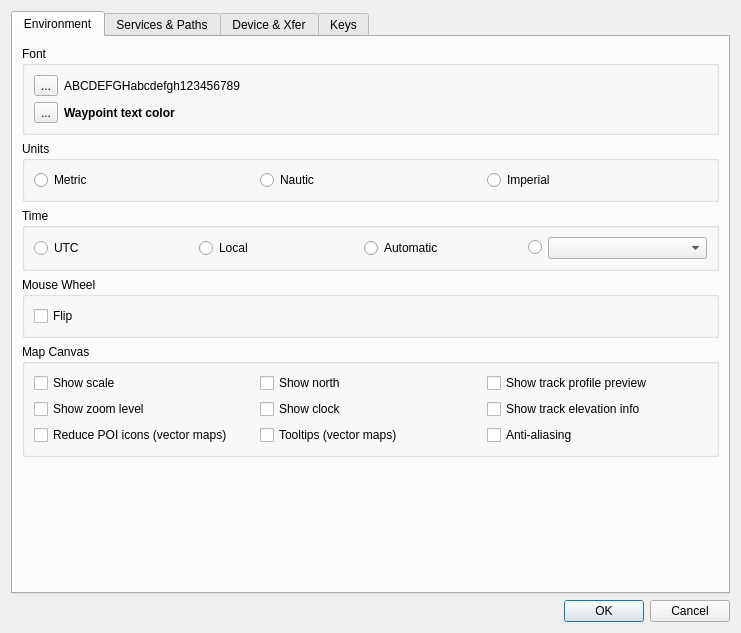
<?xml version="1.0" encoding="UTF-8"?>
<ui version="4.0">
 <class>IDlgConfig</class>
 <widget class="QDialog" name="IDlgConfig">
  <property name="geometry">
   <rect>
    <x>0</x>
    <y>0</y>
    <width>741</width>
    <height>633</height>
   </rect>
  </property>
  <property name="windowTitle">
   <string>Preferences</string>
  </property>
  <layout class="QVBoxLayout">
   <item>
    <widget class="QTabWidget" name="tabWidget">
     <property name="currentIndex">
      <number>0</number>
     </property>
     <widget class="QWidget" name="tab">
      <attribute name="title">
       <string>Environment</string>
      </attribute>
      <layout class="QVBoxLayout" name="verticalLayout_3">
       <item>
        <widget class="QGroupBox" name="groupBox">
         <property name="title">
          <string>Font</string>
         </property>
         <layout class="QGridLayout" name="gridLayout_3">
          <item row="0" column="1">
           <widget class="QLabel" name="labelFont">
            <property name="text">
             <string>ABCDEFGHabcdefgh123456789</string>
            </property>
           </widget>
          </item>
          <item row="1" column="1">
           <widget class="QLabel" name="labelWptTextColor">
            <property name="font">
             <font>
              <weight>75</weight>
              <bold>true</bold>
             </font>
            </property>
            <property name="text">
             <string>Waypoint text color</string>
            </property>
           </widget>
          </item>
          <item row="0" column="0">
           <widget class="QToolButton" name="toolFont">
            <property name="text">
             <string>...</string>
            </property>
            <property name="icon">
             <iconset resource="resources.qrc">
              <normaloff>:/icons/preferences-desktop-font.png</normaloff>:/icons/preferences-desktop-font.png</iconset>
            </property>
           </widget>
          </item>
          <item row="1" column="0">
           <widget class="QToolButton" name="toolWptTextColor">
            <property name="text">
             <string>...</string>
            </property>
            <property name="icon">
             <iconset resource="resources.qrc">
              <normaloff>:/icons/preferences-desktop-color.png</normaloff>:/icons/preferences-desktop-color.png</iconset>
            </property>
           </widget>
          </item>
         </layout>
        </widget>
       </item>
       <item>
        <widget class="QGroupBox" name="groupBox_2">
         <property name="enabled">
          <bool>true</bool>
         </property>
         <property name="title">
          <string>Units</string>
         </property>
         <layout class="QHBoxLayout">
          <item>
           <widget class="QRadioButton" name="radioMetric">
            <property name="text">
             <string>Metric</string>
            </property>
           </widget>
          </item>
          <item>
           <widget class="QRadioButton" name="radioNautic">
            <property name="text">
             <string>Nautic</string>
            </property>
           </widget>
          </item>
          <item>
           <widget class="QRadioButton" name="radioImperial">
            <property name="text">
             <string>Imperial</string>
            </property>
           </widget>
          </item>
         </layout>
        </widget>
       </item>
       <item>
        <widget class="QGroupBox" name="groupBox_10">
         <property name="title">
          <string>Time</string>
         </property>
         <layout class="QHBoxLayout" name="horizontalLayout_7">
          <item>
           <widget class="QRadioButton" name="radioTimeUtc">
            <property name="text">
             <string>UTC</string>
            </property>
           </widget>
          </item>
          <item>
           <widget class="QRadioButton" name="radioTimeLocal">
            <property name="text">
             <string>Local</string>
            </property>
           </widget>
          </item>
          <item>
           <widget class="QRadioButton" name="radioTimeAuto">
            <property name="text">
             <string>Automatic</string>
            </property>
           </widget>
          </item>
          <item>
           <widget class="QRadioButton" name="radioTimeZone">
            <property name="sizePolicy">
             <sizepolicy hsizetype="Maximum" vsizetype="Fixed">
              <horstretch>0</horstretch>
              <verstretch>0</verstretch>
             </sizepolicy>
            </property>
            <property name="text">
             <string/>
            </property>
           </widget>
          </item>
          <item>
           <widget class="QComboBox" name="comboTimeZone"/>
          </item>
         </layout>
        </widget>
       </item>
       <item>
        <widget class="QGroupBox" name="groupBox_3">
         <property name="title">
          <string>Mouse Wheel</string>
         </property>
         <layout class="QHBoxLayout">
          <item>
           <widget class="QCheckBox" name="checkFlipMouseWheel">
            <property name="text">
             <string>Flip</string>
            </property>
           </widget>
          </item>
         </layout>
        </widget>
       </item>
       <item>
        <widget class="QGroupBox" name="groupBox_9">
         <property name="title">
          <string>Map Canvas</string>
         </property>
         <layout class="QGridLayout" name="gridLayout">
          <item row="0" column="0" rowspan="2">
           <widget class="QCheckBox" name="checkShowScale">
            <property name="toolTip">
             <string>The scale bar in the bottom right corner</string>
            </property>
            <property name="text">
             <string>Show scale</string>
            </property>
           </widget>
          </item>
          <item row="0" column="2" rowspan="2">
           <widget class="QCheckBox" name="checkShowNorth">
            <property name="toolTip">
             <string>The compass rose in the bottom right corner</string>
            </property>
            <property name="text">
             <string>Show north</string>
            </property>
           </widget>
          </item>
          <item row="0" column="3" rowspan="2">
           <widget class="QCheckBox" name="checkShowProfilePreview">
            <property name="toolTip">
             <string>The profile graph for the active track in the bottom left corner</string>
            </property>
            <property name="text">
             <string>Show track profile preview</string>
            </property>
           </widget>
          </item>
          <item row="3" column="2">
           <widget class="QCheckBox" name="checkTooltip">
            <property name="toolTip">
             <string>Show information as tooltip for items under cursor in vector maps.</string>
            </property>
            <property name="text">
             <string>Tooltips (vector maps)</string>
            </property>
           </widget>
          </item>
          <item row="3" column="0">
           <widget class="QCheckBox" name="checkReducePoiIcons">
            <property name="text">
             <string>Reduce POI icons (vector maps)</string>
            </property>
           </widget>
          </item>
          <item row="3" column="3">
           <widget class="QCheckBox" name="checkAntiAliasing">
            <property name="toolTip">
             <string>Rendering the map with anti-aliasing uses a lot of CPU power. Best to disable it for weak CPUs.</string>
            </property>
            <property name="text">
             <string>Anti-aliasing</string>
            </property>
           </widget>
          </item>
          <item row="2" column="0">
           <widget class="QCheckBox" name="checkShowZoomLevel">
            <property name="toolTip">
             <string>Show zoom level in the top left corner</string>
            </property>
            <property name="text">
             <string>Show zoom level</string>
            </property>
           </widget>
          </item>
          <item row="2" column="3">
           <widget class="QCheckBox" name="checkShowTrackEleInfo">
            <property name="text">
             <string>Show track elevation info</string>
            </property>
           </widget>
          </item>
          <item row="2" column="2">
           <widget class="QCheckBox" name="checkShowClock">
            <property name="text">
             <string>Show clock</string>
            </property>
           </widget>
          </item>
         </layout>
        </widget>
       </item>
       <item>
        <spacer>
         <property name="orientation">
          <enum>Qt::Vertical</enum>
         </property>
         <property name="sizeHint" stdset="0">
          <size>
           <width>20</width>
           <height>40</height>
          </size>
         </property>
        </spacer>
       </item>
      </layout>
     </widget>
     <widget class="QWidget" name="tab_2">
      <attribute name="title">
       <string>Services &amp;&amp; Paths</string>
      </attribute>
      <layout class="QVBoxLayout" name="verticalLayout_5">
       <item>
        <widget class="QGroupBox" name="groupBox_4">
         <property name="title">
          <string>Proxy</string>
         </property>
         <layout class="QVBoxLayout">
          <item>
           <widget class="QCheckBox" name="checkProxy">
            <property name="text">
             <string>manual configuration</string>
            </property>
           </widget>
          </item>
          <item>
           <layout class="QHBoxLayout">
            <item>
             <widget class="QLabel" name="label">
              <property name="text">
               <string>Host</string>
              </property>
             </widget>
            </item>
            <item>
             <widget class="QLineEdit" name="lineProxyURL"/>
            </item>
            <item>
             <widget class="QLabel" name="label_4">
              <property name="text">
               <string>Port</string>
              </property>
             </widget>
            </item>
            <item>
             <widget class="QLineEdit" name="lineProxyPort">
              <property name="inputMask">
               <string>00000</string>
              </property>
              <property name="text">
               <string>8080</string>
              </property>
             </widget>
            </item>
           </layout>
          </item>
         </layout>
        </widget>
       </item>
       <item>
        <widget class="QGroupBox" name="groupBox_5">
         <property name="title">
          <string>Streaming Map Cache</string>
         </property>
         <layout class="QVBoxLayout" name="verticalLayout_2">
          <item>
           <layout class="QHBoxLayout" name="horizontalLayout_2">
            <item>
             <widget class="QLabel" name="label_3">
              <property name="sizePolicy">
               <sizepolicy hsizetype="Maximum" vsizetype="Preferred">
                <horstretch>0</horstretch>
                <verstretch>0</verstretch>
               </sizepolicy>
              </property>
              <property name="text">
               <string>Cache Path: </string>
              </property>
             </widget>
            </item>
            <item>
             <widget class="QToolButton" name="toolPathMapCache">
              <property name="text">
               <string>...</string>
              </property>
              <property name="icon">
               <iconset resource="resources.qrc">
                <normaloff>:/icons/iconFolderBlue16x16.png</normaloff>:/icons/iconFolderBlue16x16.png</iconset>
              </property>
             </widget>
            </item>
            <item>
             <widget class="QLabel" name="labelPathMapCache">
              <property name="text">
               <string/>
              </property>
             </widget>
            </item>
           </layout>
          </item>
          <item>
           <layout class="QHBoxLayout" name="horizontalLayout_3">
            <item>
             <widget class="QLabel" name="label_6">
              <property name="sizePolicy">
               <sizepolicy hsizetype="Maximum" vsizetype="Preferred">
                <horstretch>0</horstretch>
                <verstretch>0</verstretch>
               </sizepolicy>
              </property>
              <property name="text">
               <string>Size</string>
              </property>
             </widget>
            </item>
            <item>
             <widget class="QSpinBox" name="spinSizeMapCache">
              <property name="sizePolicy">
               <sizepolicy hsizetype="Maximum" vsizetype="Fixed">
                <horstretch>0</horstretch>
                <verstretch>0</verstretch>
               </sizepolicy>
              </property>
              <property name="minimum">
               <number>50</number>
              </property>
              <property name="maximum">
               <number>1000</number>
              </property>
              <property name="singleStep">
               <number>10</number>
              </property>
              <property name="value">
               <number>100</number>
              </property>
             </widget>
            </item>
            <item>
             <widget class="QLabel" name="label_10">
              <property name="text">
               <string>MB</string>
              </property>
             </widget>
            </item>
            <item>
             <widget class="Line" name="line">
              <property name="orientation">
               <enum>Qt::Vertical</enum>
              </property>
             </widget>
            </item>
            <item>
             <widget class="QLabel" name="label_11">
              <property name="sizePolicy">
               <sizepolicy hsizetype="Maximum" vsizetype="Preferred">
                <horstretch>0</horstretch>
                <verstretch>0</verstretch>
               </sizepolicy>
              </property>
              <property name="text">
               <string>Expire in</string>
              </property>
             </widget>
            </item>
            <item>
             <widget class="QSpinBox" name="spinExpireMapCache">
              <property name="sizePolicy">
               <sizepolicy hsizetype="Maximum" vsizetype="Preferred">
                <horstretch>0</horstretch>
                <verstretch>0</verstretch>
               </sizepolicy>
              </property>
              <property name="minimum">
               <number>8</number>
              </property>
              <property name="maximum">
               <number>60</number>
              </property>
             </widget>
            </item>
            <item>
             <widget class="QLabel" name="label_12">
              <property name="sizePolicy">
               <sizepolicy hsizetype="Preferred" vsizetype="Preferred">
                <horstretch>0</horstretch>
                <verstretch>0</verstretch>
               </sizepolicy>
              </property>
              <property name="text">
               <string>Days</string>
              </property>
             </widget>
            </item>
            <item>
             <spacer name="horizontalSpacer_2">
              <property name="orientation">
               <enum>Qt::Horizontal</enum>
              </property>
              <property name="sizeHint" stdset="0">
               <size>
                <width>40</width>
                <height>20</height>
               </size>
              </property>
             </spacer>
            </item>
           </layout>
          </item>
         </layout>
        </widget>
       </item>
       <item>
        <widget class="QGroupBox" name="groupBoxGeoDB">
         <property name="enabled">
          <bool>true</bool>
         </property>
         <property name="title">
          <string>Geo Database</string>
         </property>
         <property name="flat">
          <bool>false</bool>
         </property>
         <layout class="QVBoxLayout" name="verticalLayout_4">
          <item>
           <layout class="QHBoxLayout" name="horizontalLayout_4">
            <item>
             <widget class="QCheckBox" name="checkUseGeoDB">
              <property name="text">
               <string>Use database</string>
              </property>
             </widget>
            </item>
            <item>
             <widget class="QGroupBox" name="groupSaveWks">
              <property name="enabled">
               <bool>false</bool>
              </property>
              <property name="title">
               <string/>
              </property>
              <property name="flat">
               <bool>true</bool>
              </property>
              <layout class="QHBoxLayout" name="horizontalLayout_6">
               <property name="spacing">
                <number>0</number>
               </property>
               <property name="leftMargin">
                <number>0</number>
               </property>
               <property name="topMargin">
                <number>0</number>
               </property>
               <property name="rightMargin">
                <number>0</number>
               </property>
               <property name="bottomMargin">
                <number>0</number>
               </property>
               <item>
                <widget class="QCheckBox" name="checkGeoDBSaveOnExit">
                 <property name="text">
                  <string>Save workspace on exit</string>
                 </property>
                </widget>
               </item>
               <item>
                <widget class="QLabel" name="label_8">
                 <property name="text">
                  <string> and every </string>
                 </property>
                </widget>
               </item>
               <item>
                <widget class="QSpinBox" name="spinGeoDBMinutes">
                 <property name="maximum">
                  <number>60</number>
                 </property>
                 <property name="singleStep">
                  <number>5</number>
                 </property>
                </widget>
               </item>
               <item>
                <widget class="QLabel" name="label_9">
                 <property name="text">
                  <string> min</string>
                 </property>
                </widget>
               </item>
               <item>
                <spacer name="horizontalSpacer_3">
                 <property name="orientation">
                  <enum>Qt::Horizontal</enum>
                 </property>
                 <property name="sizeHint" stdset="0">
                  <size>
                   <width>40</width>
                   <height>20</height>
                  </size>
                 </property>
                </spacer>
               </item>
              </layout>
             </widget>
            </item>
           </layout>
          </item>
          <item>
           <layout class="QHBoxLayout" name="horizontalLayout_5">
            <item>
             <widget class="QLabel" name="label_7">
              <property name="sizePolicy">
               <sizepolicy hsizetype="Maximum" vsizetype="Preferred">
                <horstretch>0</horstretch>
                <verstretch>0</verstretch>
               </sizepolicy>
              </property>
              <property name="text">
               <string>Database path:</string>
              </property>
             </widget>
            </item>
            <item>
             <widget class="QToolButton" name="toolPathGeoDB">
              <property name="text">
               <string>...</string>
              </property>
              <property name="icon">
               <iconset resource="resources.qrc">
                <normaloff>:/icons/iconFolderBlue16x16.png</normaloff>:/icons/iconFolderBlue16x16.png</iconset>
              </property>
             </widget>
            </item>
            <item>
             <widget class="QLabel" name="labelPathGeoDB">
              <property name="text">
               <string/>
              </property>
             </widget>
            </item>
           </layout>
          </item>
          <item>
           <widget class="QLabel" name="label_5">
            <property name="text">
             <string>You have to restart QLandkarte GT to make the database changes taking effect.</string>
            </property>
            <property name="wordWrap">
             <bool>true</bool>
            </property>
           </widget>
          </item>
         </layout>
        </widget>
       </item>
       <item>
        <spacer name="verticalSpacer">
         <property name="orientation">
          <enum>Qt::Vertical</enum>
         </property>
         <property name="sizeHint" stdset="0">
          <size>
           <width>20</width>
           <height>40</height>
          </size>
         </property>
        </spacer>
       </item>
      </layout>
     </widget>
     <widget class="QWidget" name="Seite">
      <attribute name="title">
       <string>Device &amp;&amp; Xfer</string>
      </attribute>
      <layout class="QVBoxLayout">
       <item>
        <widget class="QComboBox" name="comboDevice">
         <property name="toolTip">
          <string>Select the device you want to setup.</string>
         </property>
        </widget>
       </item>
       <item>
        <widget class="QGroupBox" name="groupDevice">
         <property name="enabled">
          <bool>true</bool>
         </property>
         <property name="title">
          <string>Device</string>
         </property>
         <layout class="QGridLayout" name="gridLayout_2">
          <item row="0" column="0">
           <widget class="QLabel" name="labelDevIPAddr">
            <property name="enabled">
             <bool>false</bool>
            </property>
            <property name="text">
             <string>IP Address</string>
            </property>
           </widget>
          </item>
          <item row="0" column="1">
           <layout class="QHBoxLayout">
            <item>
             <widget class="QLineEdit" name="lineDevIPAddr">
              <property name="enabled">
               <bool>false</bool>
              </property>
              <property name="toolTip">
               <string>If your device is accessed by TCP/IP you can give a hard coded address. Leave blank for &quot;QLandkarte M&quot; as the driver will query the device by UDP broadcast.</string>
              </property>
             </widget>
            </item>
            <item>
             <widget class="QLabel" name="labelDevIPPort">
              <property name="enabled">
               <bool>false</bool>
              </property>
              <property name="text">
               <string>Port</string>
              </property>
             </widget>
            </item>
            <item>
             <widget class="QLineEdit" name="lineDevIPPort">
              <property name="enabled">
               <bool>false</bool>
              </property>
              <property name="toolTip">
               <string>Add TCP/IP port for Device. Set to 0 for &quot;QLandkarte M&quot;.</string>
              </property>
              <property name="text">
               <string>4242</string>
              </property>
             </widget>
            </item>
           </layout>
          </item>
          <item row="1" column="0">
           <widget class="QLabel" name="labelDevSerialPort">
            <property name="enabled">
             <bool>false</bool>
            </property>
            <property name="text">
             <string>Serial Port</string>
            </property>
           </widget>
          </item>
          <item row="2" column="0">
           <widget class="QLabel" name="labelDevBaudRate">
            <property name="enabled">
             <bool>false</bool>
            </property>
            <property name="text">
             <string>Baud rate</string>
            </property>
           </widget>
          </item>
          <item row="2" column="1">
           <widget class="QComboBox" name="comboDevBaudRate">
            <property name="enabled">
             <bool>false</bool>
            </property>
            <property name="toolTip">
             <string>Baud rate for Serial Port</string>
            </property>
           </widget>
          </item>
          <item row="3" column="0">
           <widget class="QLabel" name="labelDevType">
            <property name="enabled">
             <bool>false</bool>
            </property>
            <property name="text">
             <string>Type</string>
            </property>
           </widget>
          </item>
          <item row="3" column="1">
           <layout class="QHBoxLayout">
            <item>
             <widget class="QComboBox" name="comboDevType">
              <property name="enabled">
               <bool>false</bool>
              </property>
              <property name="toolTip">
               <string>Select your Garmin device from list. If your device is not supported use &quot;whatGarmin&quot; and download waypoints to create a protocol query.</string>
              </property>
             </widget>
            </item>
            <item>
             <widget class="QToolButton" name="toolPlugins">
              <property name="enabled">
               <bool>false</bool>
              </property>
              <property name="text">
               <string>...</string>
              </property>
             </widget>
            </item>
           </layout>
          </item>
          <item row="4" column="0">
           <widget class="QLabel" name="labelDevCharset">
            <property name="enabled">
             <bool>false</bool>
            </property>
            <property name="text">
             <string>Character Set</string>
            </property>
           </widget>
          </item>
          <item row="4" column="1">
           <widget class="QComboBox" name="comboDevCharset">
            <property name="enabled">
             <bool>false</bool>
            </property>
           </widget>
          </item>
          <item row="5" column="1">
           <widget class="QPushButton" name="buttonGarminIcons">
            <property name="toolTip">
             <string>Define custom icons for Garmin Devices.</string>
            </property>
            <property name="text">
             <string>Customize Waypoint Icons...</string>
            </property>
           </widget>
          </item>
          <item row="6" column="1">
           <widget class="QLabel" name="labelMessage">
            <property name="text">
             <string/>
            </property>
            <property name="alignment">
             <set>Qt::AlignJustify|Qt::AlignVCenter</set>
            </property>
            <property name="wordWrap">
             <bool>true</bool>
            </property>
           </widget>
          </item>
          <item row="1" column="1">
           <widget class="QComboBox" name="comboDevSerialPort">
            <property name="editable">
             <bool>true</bool>
            </property>
           </widget>
          </item>
         </layout>
        </widget>
       </item>
       <item>
        <widget class="QGroupBox" name="groupBox_7">
         <property name="enabled">
          <bool>true</bool>
         </property>
         <property name="title">
          <string>Upload All</string>
         </property>
         <layout class="QHBoxLayout">
          <item>
           <widget class="QCheckBox" name="checkUploadWpt">
            <property name="text">
             <string>Waypoints</string>
            </property>
           </widget>
          </item>
          <item>
           <widget class="QCheckBox" name="checkUploadTrk">
            <property name="text">
             <string>Tracks</string>
            </property>
           </widget>
          </item>
          <item>
           <widget class="QCheckBox" name="checkUploadRte">
            <property name="text">
             <string>Routes</string>
            </property>
           </widget>
          </item>
         </layout>
        </widget>
       </item>
       <item>
        <widget class="QGroupBox" name="groupBox_8">
         <property name="enabled">
          <bool>true</bool>
         </property>
         <property name="title">
          <string>Download All</string>
         </property>
         <layout class="QHBoxLayout">
          <item>
           <widget class="QCheckBox" name="checkDownloadWpt">
            <property name="text">
             <string>Waypoints</string>
            </property>
           </widget>
          </item>
          <item>
           <widget class="QCheckBox" name="checkDownloadTrk">
            <property name="text">
             <string>Tracks</string>
            </property>
           </widget>
          </item>
          <item>
           <widget class="QCheckBox" name="checkDownloadRte">
            <property name="text">
             <string>Routes</string>
            </property>
           </widget>
          </item>
         </layout>
        </widget>
       </item>
       <item>
        <widget class="QGroupBox" name="groupBox_6">
         <property name="title">
          <string>Sound after Transfer</string>
         </property>
         <layout class="QHBoxLayout" name="horizontalLayout">
          <item>
           <widget class="QCheckBox" name="checkPlaySound">
            <property name="text">
             <string>Play</string>
            </property>
            <property name="checked">
             <bool>true</bool>
            </property>
           </widget>
          </item>
          <item>
           <spacer name="horizontalSpacer">
            <property name="orientation">
             <enum>Qt::Horizontal</enum>
            </property>
            <property name="sizeHint" stdset="0">
             <size>
              <width>445</width>
              <height>20</height>
             </size>
            </property>
           </spacer>
          </item>
         </layout>
        </widget>
       </item>
      </layout>
     </widget>
     <widget class="QWidget" name="Seite_2">
      <attribute name="title">
       <string>Keys</string>
      </attribute>
      <layout class="QVBoxLayout" name="verticalLayout">
       <item>
        <widget class="QLabel" name="label_2">
         <property name="text">
          <string>&lt;!DOCTYPE HTML PUBLIC &quot;-//W3C//DTD HTML 4.0//EN&quot; &quot;http://www.w3.org/TR/REC-html40/strict.dtd&quot;&gt;
&lt;html&gt;&lt;head&gt;&lt;meta name=&quot;qrichtext&quot; content=&quot;1&quot; /&gt;&lt;style type=&quot;text/css&quot;&gt;
p, li { white-space: pre-wrap; }
&lt;/style&gt;&lt;/head&gt;&lt;body style=&quot; font-family:'Sans Serif'; font-size:9pt; font-weight:400; font-style:normal;&quot;&gt;
&lt;p style=&quot; margin-top:0px; margin-bottom:0px; margin-left:0px; margin-right:0px; -qt-block-indent:0; text-indent:0px;&quot;&gt;&lt;span style=&quot; font-size:10pt; font-weight:600;&quot;&gt;Mouseless control&lt;/span&gt;&lt;span style=&quot; font-size:10pt;&quot;&gt; &lt;/span&gt;&lt;/p&gt;
&lt;table border=&quot;0&quot; style=&quot; margin-top:0px; margin-bottom:0px; margin-left:0px; margin-right:0px;&quot; cellspacing=&quot;2&quot; cellpadding=&quot;0&quot;&gt;
&lt;tr&gt;
&lt;td&gt;
&lt;p style=&quot; margin-top:0px; margin-bottom:0px; margin-left:0px; margin-right:0px; -qt-block-indent:0; text-indent:0px;&quot;&gt;&lt;span style=&quot; font-size:10pt;&quot;&gt;alt + right&lt;/span&gt;&lt;/p&gt;&lt;/td&gt;
&lt;td&gt;
&lt;p style=&quot; margin-top:0px; margin-bottom:0px; margin-left:0px; margin-right:0px; -qt-block-indent:0; text-indent:0px;&quot;&gt;&lt;span style=&quot; font-size:10pt;&quot;&gt;	move map view to east&lt;/span&gt;&lt;/p&gt;&lt;/td&gt;&lt;/tr&gt;
&lt;tr&gt;
&lt;td&gt;
&lt;p style=&quot; margin-top:0px; margin-bottom:0px; margin-left:0px; margin-right:0px; -qt-block-indent:0; text-indent:0px;&quot;&gt;&lt;span style=&quot; font-size:10pt;&quot;&gt;alt + left&lt;/span&gt;&lt;/p&gt;&lt;/td&gt;
&lt;td&gt;
&lt;p style=&quot; margin-top:0px; margin-bottom:0px; margin-left:0px; margin-right:0px; -qt-block-indent:0; text-indent:0px;&quot;&gt;&lt;span style=&quot; font-size:10pt;&quot;&gt;	move map view to west&lt;/span&gt;&lt;/p&gt;&lt;/td&gt;&lt;/tr&gt;
&lt;tr&gt;
&lt;td&gt;
&lt;p style=&quot; margin-top:0px; margin-bottom:0px; margin-left:0px; margin-right:0px; -qt-block-indent:0; text-indent:0px;&quot;&gt;&lt;span style=&quot; font-size:10pt;&quot;&gt;alt + up&lt;/span&gt;&lt;/p&gt;&lt;/td&gt;
&lt;td&gt;
&lt;p style=&quot; margin-top:0px; margin-bottom:0px; margin-left:0px; margin-right:0px; -qt-block-indent:0; text-indent:0px;&quot;&gt;&lt;span style=&quot; font-size:10pt;&quot;&gt;	move map view to north&lt;/span&gt;&lt;/p&gt;&lt;/td&gt;&lt;/tr&gt;
&lt;tr&gt;
&lt;td&gt;
&lt;p style=&quot; margin-top:0px; margin-bottom:0px; margin-left:0px; margin-right:0px; -qt-block-indent:0; text-indent:0px;&quot;&gt;&lt;span style=&quot; font-size:10pt;&quot;&gt;alt + down&lt;/span&gt;&lt;/p&gt;&lt;/td&gt;
&lt;td&gt;
&lt;p style=&quot; margin-top:0px; margin-bottom:0px; margin-left:0px; margin-right:0px; -qt-block-indent:0; text-indent:0px;&quot;&gt;&lt;span style=&quot; font-size:10pt;&quot;&gt;	move map view to south&lt;/span&gt;&lt;/p&gt;&lt;/td&gt;&lt;/tr&gt;
&lt;tr&gt;
&lt;td&gt;
&lt;p style=&quot; margin-top:0px; margin-bottom:0px; margin-left:0px; margin-right:0px; -qt-block-indent:0; text-indent:0px;&quot;&gt;&lt;span style=&quot; font-size:10pt;&quot;&gt;+&lt;/span&gt;&lt;/p&gt;&lt;/td&gt;
&lt;td&gt;
&lt;p style=&quot; margin-top:0px; margin-bottom:0px; margin-left:0px; margin-right:0px; -qt-block-indent:0; text-indent:0px;&quot;&gt;&lt;span style=&quot; font-size:10pt;&quot;&gt;	zoom in&lt;/span&gt;&lt;/p&gt;&lt;/td&gt;&lt;/tr&gt;
&lt;tr&gt;
&lt;td&gt;
&lt;p style=&quot; margin-top:0px; margin-bottom:0px; margin-left:0px; margin-right:0px; -qt-block-indent:0; text-indent:0px;&quot;&gt;&lt;span style=&quot; font-size:10pt;&quot;&gt;-&lt;/span&gt;&lt;/p&gt;&lt;/td&gt;
&lt;td&gt;
&lt;p style=&quot; margin-top:0px; margin-bottom:0px; margin-left:0px; margin-right:0px; -qt-block-indent:0; text-indent:0px;&quot;&gt;&lt;span style=&quot; font-size:10pt;&quot;&gt;	zoom out&lt;/span&gt;&lt;/p&gt;&lt;/td&gt;&lt;/tr&gt;&lt;/table&gt;
&lt;p style=&quot;-qt-paragraph-type:empty; margin-top:0px; margin-bottom:0px; margin-left:0px; margin-right:0px; -qt-block-indent:0; text-indent:0px;&quot;&gt;&lt;/p&gt;
&lt;p style=&quot; margin-top:0px; margin-bottom:0px; margin-left:0px; margin-right:0px; -qt-block-indent:0; text-indent:0px;&quot;&gt;&lt;span style=&quot; font-size:10pt; font-weight:600;&quot;&gt;Mouse control&lt;/span&gt;&lt;/p&gt;
&lt;p style=&quot; margin-top:0px; margin-bottom:0px; margin-left:0px; margin-right:0px; -qt-block-indent:0; text-indent:0px;&quot;&gt;&lt;span style=&quot; font-size:10pt;&quot;&gt;wheel		zoom in / out&lt;/span&gt;&lt;/p&gt;
&lt;p style=&quot; margin-top:0px; margin-bottom:0px; margin-left:0px; margin-right:0px; -qt-block-indent:0; text-indent:0px;&quot;&gt;&lt;span style=&quot; font-size:10pt;&quot;&gt;left button		select&lt;/span&gt;&lt;/p&gt;
&lt;p style=&quot; margin-top:0px; margin-bottom:0px; margin-left:0px; margin-right:0px; -qt-block-indent:0; text-indent:0px;&quot;&gt;&lt;span style=&quot; font-size:10pt;&quot;&gt;right button	context menu&lt;/span&gt;&lt;/p&gt;
&lt;p style=&quot; margin-top:0px; margin-bottom:0px; margin-left:0px; margin-right:0px; -qt-block-indent:0; text-indent:0px;&quot;&gt;&lt;span style=&quot; font-size:10pt;&quot;&gt;alt+move mouse	move map&lt;/span&gt;&lt;/p&gt;&lt;/body&gt;&lt;/html&gt;</string>
         </property>
         <property name="alignment">
          <set>Qt::AlignJustify|Qt::AlignTop</set>
         </property>
        </widget>
       </item>
      </layout>
     </widget>
    </widget>
   </item>
   <item>
    <widget class="QDialogButtonBox" name="buttonBox">
     <property name="orientation">
      <enum>Qt::Horizontal</enum>
     </property>
     <property name="standardButtons">
      <set>QDialogButtonBox::Cancel|QDialogButtonBox::Ok</set>
     </property>
    </widget>
   </item>
  </layout>
 </widget>
 <resources>
  <include location="resources.qrc"/>
 </resources>
 <connections>
  <connection>
   <sender>buttonBox</sender>
   <signal>accepted()</signal>
   <receiver>IDlgConfig</receiver>
   <slot>accept()</slot>
   <hints>
    <hint type="sourcelabel">
     <x>248</x>
     <y>254</y>
    </hint>
    <hint type="destinationlabel">
     <x>157</x>
     <y>274</y>
    </hint>
   </hints>
  </connection>
  <connection>
   <sender>buttonBox</sender>
   <signal>rejected()</signal>
   <receiver>IDlgConfig</receiver>
   <slot>reject()</slot>
   <hints>
    <hint type="sourcelabel">
     <x>316</x>
     <y>260</y>
    </hint>
    <hint type="destinationlabel">
     <x>286</x>
     <y>274</y>
    </hint>
   </hints>
  </connection>
 </connections>
</ui>
